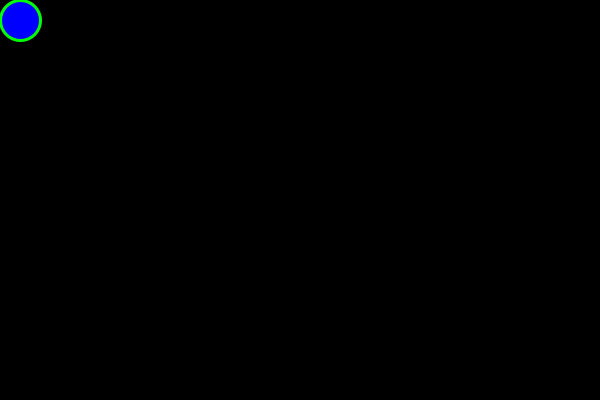
Frame 1 (no input)
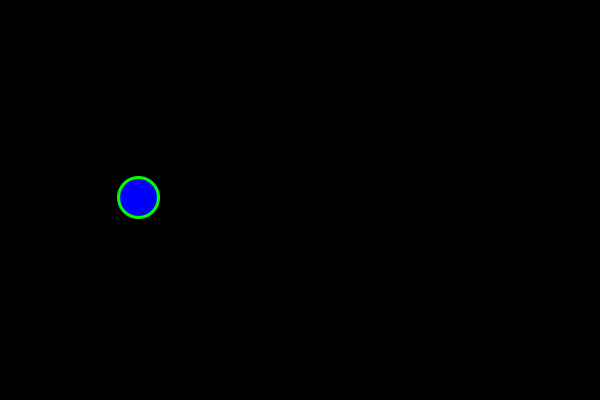
Frame 60 (the mouse pressed at the canvas centre just before this capture)
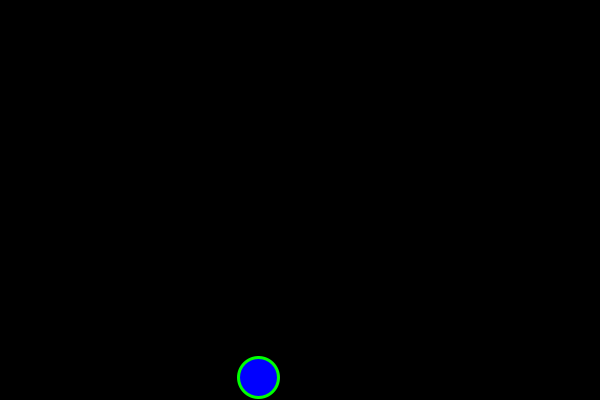
Frame 120 (the mouse held since frame 60 and released just before this capture)

The Processing sketch that drew these frames (run headless with seeded random() and noise(); from frame 60 on, the mouse is pressed at the canvas centre):

// Processing sketch: s08_bounce2dcircle
// ── s08_bounce2dcircle.pde
/*
 * Bouncing with a circle intead of a rectangle
 * @author Dov Kruger
 * @created 2014-02-01
 * (c)2014 Ad Astra Education
 * Permission granted to use for non-commercial educational purposes
 * provided this comment is left intact
 */
void setup() {
  size(600,400);
}

int dx = 2, dy = 3;
int radius = 20, diameter = radius*2;
int x = radius, y = radius;
void draw() {    // draw is called over and over again
  background(0); // set background to black
  stroke(0, 255, 0); // draw edge bright green
  strokeWeight(3); // edge is 3 dots thick
  fill(0,0,255); 
  ellipse(x,y, diameter, diameter);
  x += dx;
  y += dy;
  if (x <= radius || x >= width-1-radius) {
    dx = -dx;
  }
  if (y <= radius || y >= height-1-radius) {
    dy = -dy;
  }
}
